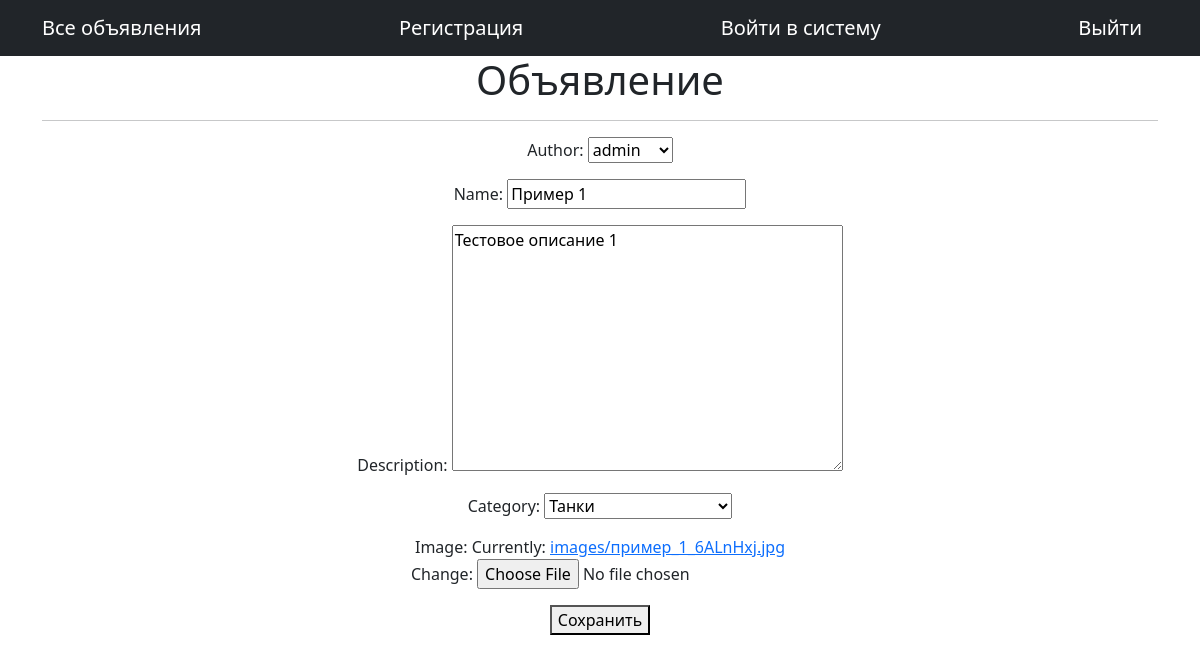
/posts/1/update/ (signed in), run on the app's committed database.
### posts/models.py (models this page shows, shortened)
class Post(models.Model):
    TYPE = (
        ('tank', 'Танки'),
        ('heal', 'Хилы'),
        ('dd', 'ДД'),
        ('buyers', 'Торговцы'),
        ('gildemaster', 'Гилдмастеры'),
        ('quest', 'Квестгиверы'),
        ('smith', 'Кузнецы'),
        ('tanner', 'Кожевники'),
        ('potion', 'Зельевары'),
        ('spellmaqster', 'Мастера заклинаний'),
    )
    author = models.ForeignKey(User, on_delete=models.CASCADE)
    name = models.CharField(max_length=64)
    description = models.TextField()
    category = models.CharField(max_length=28, choices=TYPE, default='tank')
    created = models.DateTimeField(auto_now_add=True)
    updated = models.DateTimeField(auto_now=True)
    image = models.ImageField(upload_to='images')

### posts/views.py (the view)
# urls.py: path('<int:pk>/update/', PostUpdate.as_view(), name='post_update'),
class PostUpdate(PermissionRequiredMixin, UpdateView):
    permission_required = 'posts.change_post'
    form_class = PostForm
    model = Post
    template_name = 'post_edit.html'

### posts/forms.py
class PostForm(forms.ModelForm):
    class Meta:
        model = Post
        fields = [
            'author',
            'name',
            'description',
            'category',
            'image'
        ]

### templates/post_edit.html (shortened to what this page needs)
{% extends 'flatpages/default.html' %}
{% block content %}
<h1>Объявление</h1>
<hr>
<form method="post" enctype="multipart/form-data">
   {{ form.as_p }}
  <button type="submit">Сохранить</button>
</form>
{% endblock content %}

### data on the page
Post: author "admin", name "Пример 1", description "Тестовое описание 1", category "Танки"
